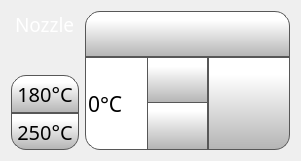
    <widget class="QWidget" name="horizontalLayoutWidget">
     <property name="geometry">
      <rect>
       <x>200</x>
       <y>120</y>
       <width>301</width>
       <height>161</height>
      </rect>
     </property>
     <layout class="QHBoxLayout" name="horizontalLayout_2" stretch="1,3">
      <item>
       <layout class="QVBoxLayout" name="verticalLayout_2">
        <property name="spacing">
         <number>0</number>
        </property>
        <item alignment="Qt::AlignHCenter">
         <widget class="QLabel" name="toolLabel">
          <property name="font">
           <font>
            <family>Gotham Light</family>
            <pointsize>14</pointsize>
            <weight>50</weight>
            <bold>false</bold>
           </font>
          </property>
          <property name="styleSheet">
           <string notr="true">color: rgb(255, 255, 255);</string>
          </property>
          <property name="text">
           <string>Nozzle</string>
          </property>
         </widget>
        </item>
        <item alignment="Qt::AlignHCenter">
         <widget class="QLabel" name="tool0Label">
          <property name="minimumSize">
           <size>
            <width>20</width>
            <height>20</height>
           </size>
          </property>
          <property name="maximumSize">
           <size>
            <width>40</width>
            <height>40</height>
           </size>
          </property>
          <property name="font">
           <font>
            <family>Gotham</family>
            <pointsize>16</pointsize>
            <weight>50</weight>
            <bold>false</bold>
            <underline>false</underline>
            <strikeout>false</strikeout>
           </font>
          </property>
          <property name="styleSheet">
           <string notr="true">margin : 4px</string>
          </property>
          <property name="text">
           <string/>
          </property>
          <property name="pixmap">
           <pixmap resource="../resources/resource.qrc">:/Icons/img/icons/Nozzle.png</pixmap>
          </property>
          <property name="scaledContents">
           <bool>true</bool>
          </property>
         </widget>
        </item>
        <item>
         <widget class="QPushButton" name="tool180PreheatButton">
          <property name="sizePolicy">
           <sizepolicy hsizetype="Expanding" vsizetype="Expanding">
            <horstretch>0</horstretch>
            <verstretch>0</verstretch>
           </sizepolicy>
          </property>
          <property name="minimumSize">
           <size>
            <width>0</width>
            <height>0</height>
           </size>
          </property>
          <property name="font">
           <font>
            <family>Gotham</family>
            <pointsize>15</pointsize>
           </font>
          </property>
          <property name="styleSheet">
           <string notr="true">QPushButton {
     border: 1px solid rgb(87, 87, 87);

	background-color: qlineargradient(spread:pad, x1:0, y1:1, x2:0, y2:0.188, stop:0 rgba(180, 180, 180, 255), stop:1 rgba(255, 255, 255, 255));
	border-top-right-radius: 15px;
border-top-left-radius: 15px;

}

QPushButton:pressed {
    background-color: qlineargradient(x1: 0, y1: 0, x2: 0, y2: 1,
                                      stop: 0 #dadbde, stop: 1 #f6f7fa);
}

QPushButton:flat {
    border: none; /* no border for a flat push button */
}

QPushButton:default {
    border-color: navy; /* make the default button prominent */
}

QPushButton:focus {
	outline: none;
}</string>
          </property>
          <property name="text">
           <string>180°C</string>
          </property>
          <property name="iconSize">
           <size>
            <width>50</width>
            <height>50</height>
           </size>
          </property>
          <property name="checkable">
           <bool>false</bool>
          </property>
          <property name="autoDefault">
           <bool>false</bool>
          </property>
          <property name="default">
           <bool>false</bool>
          </property>
          <property name="flat">
           <bool>false</bool>
          </property>
         </widget>
        </item>
        <item>
         <widget class="QPushButton" name="tool250PreheatButton">
          <property name="sizePolicy">
           <sizepolicy hsizetype="Expanding" vsizetype="Expanding">
            <horstretch>0</horstretch>
            <verstretch>0</verstretch>
           </sizepolicy>
          </property>
          <property name="minimumSize">
           <size>
            <width>0</width>
            <height>0</height>
           </size>
          </property>
          <property name="font">
           <font>
            <family>Gotham</family>
            <pointsize>15</pointsize>
           </font>
          </property>
          <property name="styleSheet">
           <string notr="true">QPushButton {
     border: 1px solid rgb(87, 87, 87);

	background-color: qlineargradient(spread:pad, x1:0, y1:1, x2:0, y2:0.188, stop:0 rgba(180, 180, 180, 255), stop:1 rgba(255, 255, 255, 255));
	border-bottom-right-radius: 15px;
border-bottom-left-radius: 15px;
}

QPushButton:pressed {
    background-color: qlineargradient(x1: 0, y1: 0, x2: 0, y2: 1,
                                      stop: 0 #dadbde, stop: 1 #f6f7fa);
}

QPushButton:flat {
    border: none; /* no border for a flat push button */
}

QPushButton:default {
    border-color: navy; /* make the default button prominent */
}

QPushButton:focus {
	outline: none;
}</string>
          </property>
          <property name="text">
           <string>250°C</string>
          </property>
          <property name="iconSize">
           <size>
            <width>50</width>
            <height>50</height>
           </size>
          </property>
          <property name="checkable">
           <bool>false</bool>
          </property>
          <property name="autoDefault">
           <bool>false</bool>
          </property>
          <property name="default">
           <bool>false</bool>
          </property>
          <property name="flat">
           <bool>false</bool>
          </property>
         </widget>
        </item>
       </layout>
      </item>
      <item>
       <layout class="QVBoxLayout" name="verticalLayout" stretch="1,2">
        <property name="spacing">
         <number>0</number>
        </property>
        <item>
         <widget class="QPushButton" name="toolToggleTemperatureButton">
          <property name="sizePolicy">
           <sizepolicy hsizetype="Expanding" vsizetype="Minimum">
            <horstretch>0</horstretch>
            <verstretch>0</verstretch>
           </sizepolicy>
          </property>
          <property name="minimumSize">
           <size>
            <width>0</width>
            <height>0</height>
           </size>
          </property>
          <property name="font">
           <font>
            <family>Gotham</family>
            <pointsize>15</pointsize>
           </font>
          </property>
          <property name="styleSheet">
           <string notr="true">QPushButton {
     border: 1px solid rgb(87, 87, 87);
 border-top-right-radius:15px;
 border-top-left-radius:15px;
	background-color: qlineargradient(spread:pad, x1:0, y1:1, x2:0, y2:0.188, stop:0 rgba(180, 180, 180, 255), stop:1 rgba(255, 255, 255, 255));
}

QPushButton:pressed {
    background-color: qlineargradient(x1: 0, y1: 0, x2: 0, y2: 1,
                                      stop: 0 #dadbde, stop: 1 #f6f7fa);
}

QPushButton:flat {
    border: none; /* no border for a flat push button */
}

QPushButton:default {
    border-color: navy; /* make the default button prominent */
}

QPushButton:focus {
	outline: none;
}</string>
          </property>
          <property name="text">
           <string/>
          </property>
          <property name="icon">
           <iconset resource="../resources/resource.qrc">
            <normaloff>:/Icons/img/icons/NozzleSelect_0.png</normaloff>
            <normalon>:/Icons/img/icons/NozzleSelect_1.png</normalon>:/Icons/img/icons/NozzleSelect_0.png</iconset>
          </property>
          <property name="iconSize">
           <size>
            <width>70</width>
            <height>70</height>
           </size>
          </property>
          <property name="checkable">
           <bool>true</bool>
          </property>
          <property name="checked">
           <bool>false</bool>
          </property>
          <property name="autoDefault">
           <bool>false</bool>
          </property>
          <property name="default">
           <bool>false</bool>
          </property>
          <property name="flat">
           <bool>false</bool>
          </property>
         </widget>
        </item>
        <item>
         <layout class="QHBoxLayout" name="horizontalLayout" stretch="3,2">
          <property name="spacing">
           <number>0</number>
          </property>
          <property name="topMargin">
           <number>0</number>
          </property>
          <property name="bottomMargin">
           <number>0</number>
          </property>
          <item>
           <widget class="QSpinBox" name="toolTempSpinBox">
            <property name="sizePolicy">
             <sizepolicy hsizetype="Expanding" vsizetype="Expanding">
              <horstretch>0</horstretch>
              <verstretch>0</verstretch>
             </sizepolicy>
            </property>
            <property name="minimumSize">
             <size>
              <width>0</width>
              <height>0</height>
             </size>
            </property>
            <property name="font">
             <font>
              <family>Gotham</family>
              <pointsize>16</pointsize>
             </font>
            </property>
            <property name="styleSheet">
             <string notr="true">QSpinBox {
border-bottom-left-radius: 15px;
qproperty-alignment: 'AlignVCenter | AlignHCenter';
border: 1px solid rgb(87, 87, 87);
	background-color: rgb(255, 255, 255);
}

QSpinBox ::text {
	background-color: rgb(255, 146, 57);
}

QSpinBox ::text:selected {
	background-color: rgb(255, 146, 57);
   
}
QSpinBox::up-button {
     border-left: 1px solid rgb(87, 87, 87);
border-bottom: 1px solid rgb(87, 87, 87);

    min-width: 60px;   /* sets minimal button width */
	background-color: qlineargradient(spread:pad, x1:0, y1:1, x2:0, y2:0.188, stop:0 rgba(180, 180, 180, 255), stop:1 rgba(255, 255, 255, 255));
}

QSpinBox::up-arrow { image: url(:/Navigation/img/Navigation/arrows.png);
    width: 25px;
     height: 25px;
padding: 5px; 
}



QSpinBox::up-button:pressed {
    background-color: qlineargradient(x1: 0, y1: 0, x2: 0, y2: 1,
                                      stop: 0 #dadbde, stop: 1 #f6f7fa);
}


QSpinBox::down-button {
     border-left: 1px solid rgb(87, 87, 87);
border-top: 1px solid rgb(87, 87, 87);
    min-width: 60px;   /* sets minimal button width */
	background-color: qlineargradient(spread:pad, x1:0, y1:1, x2:0, y2:0.188, stop:0 rgba(180, 180, 180, 255), stop:1 rgba(255, 255, 255, 255));
margin-top: -2px;

}

QSpinBox::down-arrow {image: url(:/Navigation/img/Navigation/arrows-5.png);
    width: 25px;
     height: 25px;
padding: 5px;
}

QSpinBox::down-button:pressed {
    background-color: qlineargradient(x1: 0, y1: 0, x2: 0, y2: 1,
                                      stop: 0 #dadbde, stop: 1 #f6f7fa);

}

</string>
            </property>
            <property name="frame">
             <bool>false</bool>
            </property>
            <property name="readOnly">
             <bool>false</bool>
            </property>
            <property name="buttonSymbols">
             <enum>QAbstractSpinBox::UpDownArrows</enum>
            </property>
            <property name="accelerated">
             <bool>true</bool>
            </property>
            <property name="suffix">
             <string>°C</string>
            </property>
            <property name="maximum">
             <number>300</number>
            </property>
            <property name="singleStep">
             <number>1</number>
            </property>
            <property name="value">
             <number>0</number>
            </property>
           </widget>
          </item>
          <item>
           <widget class="QPushButton" name="setToolTempButton">
            <property name="sizePolicy">
             <sizepolicy hsizetype="Expanding" vsizetype="Expanding">
              <horstretch>0</horstretch>
              <verstretch>0</verstretch>
             </sizepolicy>
            </property>
            <property name="minimumSize">
             <size>
              <width>0</width>
              <height>0</height>
             </size>
            </property>
            <property name="font">
             <font>
              <family>Gotham</family>
              <pointsize>13</pointsize>
             </font>
            </property>
            <property name="styleSheet">
             <string notr="true">QPushButton {
     border: 1px solid rgb(87, 87, 87);
	background-color: qlineargradient(spread:pad, x1:0, y1:1, x2:0, y2:0.188, stop:0 rgba(180, 180, 180, 255), stop:1 rgba(255, 255, 255, 255));
border-bottom-right-radius: 15px;

}

QPushButton:pressed {
    background-color: qlineargradient(x1: 0, y1: 0, x2: 0, y2: 1,
                                      stop: 0 #dadbde, stop: 1 #f6f7fa);
}

QPushButton:flat {
    border: none; /* no border for a flat push button */
}

QPushButton:default {
    border-color: navy; /* make the default button prominent */
}

QPushButton:focus {
	outline: none;
}</string>
            </property>
            <property name="text">
             <string/>
            </property>
            <property name="icon">
             <iconset resource="../resources/resource.qrc">
              <normaloff>:/Icons/img/icons/verification-mark.png</normaloff>:/Icons/img/icons/verification-mark.png</iconset>
            </property>
            <property name="iconSize">
             <size>
              <width>30</width>
              <height>30</height>
             </size>
            </property>
           </widget>
          </item>
         </layout>
        </item>
       </layout>
      </item>
     </layout>
    </widget>
